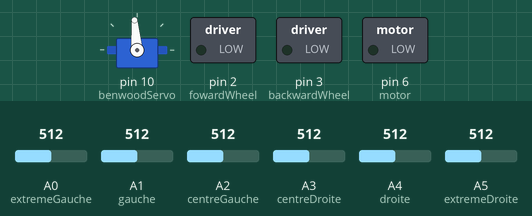
Simulated run of this sketch. Board: Arduino Uno, built with avr-gcc and run on an emulated ATmega328P. Parts: servo, switched loads named in the sketch (green lamp = pin HIGH). The inputs (shaded band) are chosen by the test bench; at power-on: A2 (centreGauche) = 512, A3 (centreDroite) = 512, A0 (extremeGauche) = 512, A1 (gauche) = 512, A4 (droite) = 512, A5 (extremeDroite) = 512. What the sketch prints to the serial monitor is not drawn.

Above: at 1.2 s.
1.3 s: A2 (centreGauche) set to 423
2.8 s: A2 (centreGauche) set to 404
5.8 s: A3 (centreDroite) set to 531
8.8 s: A3 (centreDroite) set to 306
11.8 s: A2 (centreGauche) set to 604
13.3 s: A2 (centreGauche) set to 629
Timing chart, 0 to 16.3 s (numbered marks = the images above; inputs shaded):
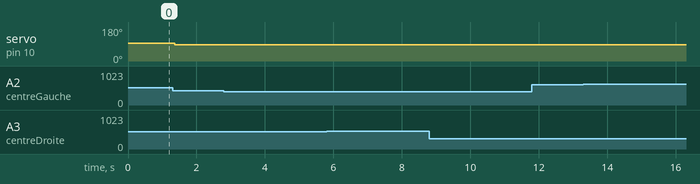

Measured:
- after the input at 1.3 s, servo on pin 10 (benwoodServo): 95° → 86° after 0.07 s
- after the input at 2.8 s, every drawn part: stays the same
- after the input at 5.8 s, every drawn part: stays the same
- after the input at 8.8 s, every drawn part: stays the same
- after the input at 11.8 s, every drawn part: stays the same
- after the input at 13.3 s, every drawn part: stays the same

The sketch:

ServoSuiveur_de_ligne.ino
```cpp
//----Initialisation du notreServo----
#include <Servo.h>
Servo benwoodServo;
//----Initialisation des pins moteurs----
int fowardWheel = 2;
int backwardWheel = 3;
int motor = 6;
//----Initialisation des sensors + valeurs----
int extremeDroite = A5, val_ED,
    droite = A4, val_D,
    centreDroite = A3, val_CD,
    centreGauche = A2, val_CG,
    gauche = A1, val_G,
    extremeGauche = A0, val_EG,
    MaxValeur,
    MinValeur,
    ValeurNoire,
    ValeurBlanche,
    notreServo;

//----------------------------------
void setup()
{
  //----notreServo----
  benwoodServo.attach(10);
  benwoodServo.write(90);
  //----motor----
  pinMode(fowardWheel, OUTPUT);
  pinMode(backwardWheel, OUTPUT);
  pinMode(motor, OUTPUT);
  //----sensors----
  pinMode(extremeDroite , INPUT);
  pinMode(droite, INPUT);
  pinMode(centreDroite, INPUT);
  pinMode(centreGauche, INPUT);
  pinMode(gauche, INPUT);
  pinMode(extremeGauche, INPUT);

  ValeurNoire=(analogRead(centreDroite)+analogRead(centreGauche))/2;
  MaxValeur=ValeurNoire;
  ValeurBlanche=(analogRead(droite)+analogRead(gauche))/2;
  MinValeur=ValeurBlanche;

  Serial.begin(9600);
}
//----------------------------------
void foward() //avant
{
  digitalWrite(fowardWheel, HIGH);
  digitalWrite(backwardWheel, LOW);
  return;
}
void backward() //arriere
{
  digitalWrite(backwardWheel, HIGH);
  digitalWrite(fowardWheel, LOW);
  return;
}
void loop()
{
  int val_ED = analogRead(extremeDroite);
  int val_D = analogRead(droite);
  int val_CD = analogRead(centreDroite);
  int val_CG = analogRead(centreGauche);
  int val_G = analogRead(gauche);
  int val_EG = analogRead(extremeGauche);

  ValeurNoire=(analogRead(centreDroite)+analogRead(centreGauche))/2;
  ValeurBlanche=(analogRead(droite)+analogRead(gauche))/2;

     if(MinValeur>ValeurBlanche)
       {
         MinValeur=ValeurBlanche;
       }

    if(MaxValeur<ValeurNoire)
      {
        MaxValeur=ValeurNoire;
      }


//  Serial.print("ED = "); Serial.print(val_ED);
//  Serial.print("D = "); Serial.print(val_D);
//  Serial.print("CD = "); Serial.print(val_CD);
//  Serial.print("CG = "); Serial.print(val_CG);
//  Serial.print("G = "); Serial.print(val_G);
//  Serial.print("EG = "); Serial.println(val_EG);

   Serial.print("Lecture du MaxValeur");
   Serial.print(MaxValeur);
   Serial.print("  ");
   Serial.print("Lecture du MinValeur");
   Serial.println(MinValeur);

   if(ValeurNoire > MaxValeur-50)
     {
       notreServo = map(ValeurNoire, MaxValeur-50, MaxValeur, 85, 95);//attention kevin, la nom de variable servo n'est pas recommande EDIT: Problème réglé. (Gabriel)
       benwoodServo.write(notreServo);
      delay(150);
     }
}
```
